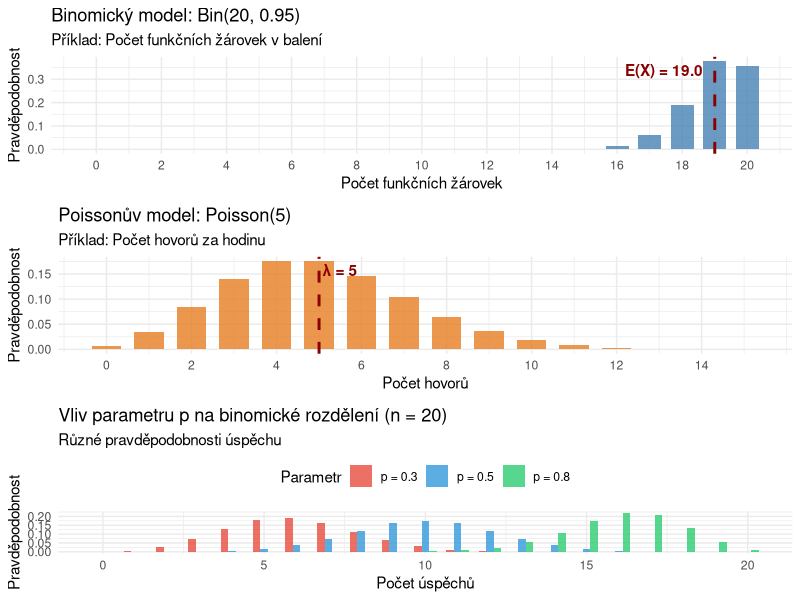
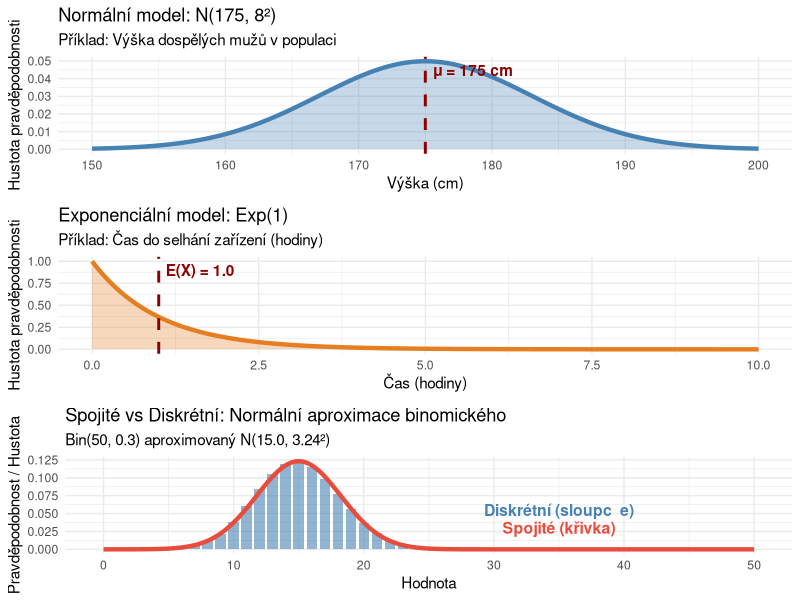

Write the R code that produced these figures, in order.
## ---- chunk 1
#| label: fig-discrete-models
#| fig-cap: "Příklady diskrétních pravděpodobnostních modelů"
#| warning: false
#| fig-height: 8

library(ggplot2)
library(gridExtra)

# Binomický model - příklad s žárovkami
n <- 20  # počet žárovek v balení
p <- 0.95  # pravděpodobnost funkční žárovky
x_binom <- 0:n
prob_binom <- dbinom(x_binom, size = n, prob = p)

data_binom <- data.frame(
  x = x_binom,
  probability = prob_binom
)

p1 <- ggplot(data_binom, aes(x = x, y = probability)) +
  geom_col(fill = "steelblue", alpha = 0.8, width = 0.7) +
  geom_vline(xintercept = n * p, linetype = "dashed",
             color = "darkred", size = 1) +
  annotate("text", x = n * p - 3, y = max(prob_binom) * 0.9,
           label = sprintf("E(X) = %.1f", n * p),
           fontface = "bold", color = "darkred", hjust = -0.1) +
  labs(
    title = "Binomický model: Bin(20, 0.95)",
    subtitle = "Příklad: Počet funkčních žárovek v balení",
    x = "Počet funkčních žárovek",
    y = "Pravděpodobnost"
  ) +
  scale_x_continuous(breaks = seq(0, 20, 2)) +
  theme_minimal()

# Poissonův model - příklad s hovory
lambda <- 5  # průměrný počet hovorů za hodinu
x_poisson <- 0:15
prob_poisson <- dpois(x_poisson, lambda = lambda)

data_poisson <- data.frame(
  x = x_poisson,
  probability = prob_poisson
)

p2 <- ggplot(data_poisson, aes(x = x, y = probability)) +
  geom_col(fill = "#E67E22", alpha = 0.8, width = 0.7) +
  geom_vline(xintercept = lambda, linetype = "dashed",
             color = "darkred", size = 1) +
  annotate("text", x = lambda, y = max(prob_poisson) * 0.9,
           label = sprintf("λ = %d", lambda),
           fontface = "bold", color = "darkred", hjust = -0.1) +
  labs(
    title = "Poissonův model: Poisson(5)",
    subtitle = "Příklad: Počet hovorů za hodinu",
    x = "Počet hovorů",
    y = "Pravděpodobnost"
  ) +
  scale_x_continuous(breaks = seq(0, 15, 2)) +
  theme_minimal()

# Porovnání různých parametrů binomického rozdělení
data_binom_comp <- data.frame(
  x = rep(0:20, 3),
  probability = c(dbinom(0:20, 20, 0.3),
                  dbinom(0:20, 20, 0.5),
                  dbinom(0:20, 20, 0.8)),
  parameter = rep(c("p = 0.3", "p = 0.5", "p = 0.8"), each = 21)
)

p3 <- ggplot(data_binom_comp, aes(x = x, y = probability, fill = parameter)) +
  geom_col(position = "dodge", alpha = 0.8, width = 0.7) +
  labs(
    title = "Vliv parametru p na binomické rozdělení (n = 20)",
    subtitle = "Různé pravděpodobnosti úspěchu",
    x = "Počet úspěchů",
    y = "Pravděpodobnost",
    fill = "Parametr"
  ) +
  scale_fill_manual(values = c("#E74C3C", "#3498DB", "#2ECC71")) +
  theme_minimal() +
  theme(legend.position = "top")

gridExtra::grid.arrange(p1, p2, p3, ncol = 1)
## ---- chunk 2
#| label: fig-continuous-models
#| fig-cap: "Příklady spojitých pravděpodobnostních modelů"
#| warning: false
#| fig-height: 8

library(ggplot2)
library(gridExtra)

# Normální rozdělení - příklad s výškou lidí
x_norm <- seq(150, 200, length.out = 500)
mu <- 175  # průměrná výška v cm
sigma <- 8  # směrodatná odchylka

data_norm <- data.frame(
  x = x_norm,
  density = dnorm(x_norm, mean = mu, sd = sigma)
)

p1 <- ggplot(data_norm, aes(x = x, y = density)) +
  geom_line(color = "steelblue", size = 1.5) +
  geom_area(fill = "steelblue", alpha = 0.3) +
  geom_vline(xintercept = mu, linetype = "dashed",
             color = "darkred", size = 1) +
  annotate("text", x = mu, y = max(data_norm$density) * 0.9,
           label = sprintf("μ = %d cm", mu),
           fontface = "bold", color = "darkred", hjust = -0.1) +
  labs(
    title = "Normální model: N(175, 8²)",
    subtitle = "Příklad: Výška dospělých mužů v populaci",
    x = "Výška (cm)",
    y = "Hustota pravděpodobnosti"
  ) +
  theme_minimal()

# Exponenciální rozdělení - příklad s čekací dobou
x_exp <- seq(0, 10, length.out = 500)
lambda_exp <- 1  # průměrná doba mezi událostmi = 1/lambda

data_exp <- data.frame(
  x = x_exp,
  density = dexp(x_exp, rate = lambda_exp)
)

p2 <- ggplot(data_exp, aes(x = x, y = density)) +
  geom_line(color = "#E67E22", size = 1.5) +
  geom_area(fill = "#E67E22", alpha = 0.3) +
  geom_vline(xintercept = 1/lambda_exp, linetype = "dashed",
             color = "darkred", size = 1) +
  annotate("text", x = 1/lambda_exp, y = max(data_exp$density) * 0.9,
           label = sprintf("E(X) = %.1f", 1/lambda_exp),
           fontface = "bold", color = "darkred", hjust = -0.1) +
  labs(
    title = "Exponenciální model: Exp(1)",
    subtitle = "Příklad: Čas do selhání zařízení (hodiny)",
    x = "Čas (hodiny)",
    y = "Hustota pravděpodobnosti"
  ) +
  theme_minimal()

# Porovnání spojitých a diskrétních modelů
# Normální vs Binomická aproximace
n_approx <- 50
p_approx <- 0.3
x_disc <- 0:n_approx
x_cont <- seq(0, n_approx, length.out = 500)

data_disc <- data.frame(
  x = x_disc,
  prob = dbinom(x_disc, n_approx, p_approx)
)

data_cont <- data.frame(
  x = x_cont,
  prob = dnorm(x_cont, mean = n_approx * p_approx,
               sd = sqrt(n_approx * p_approx * (1 - p_approx)))
)

p3 <- ggplot() +
  geom_col(data = data_disc, aes(x = x, y = prob),
           fill = "steelblue", alpha = 0.6, width = 0.8) +
  geom_line(data = data_cont, aes(x = x, y = prob),
            color = "#E74C3C", size = 1.5) +
  labs(
    title = "Spojité vs Diskrétní: Normální aproximace binomického",
    subtitle = sprintf("Bin(%d, %.1f) aproximovaný N(%.1f, %.2f²)",
                       n_approx, p_approx, n_approx * p_approx,
                       sqrt(n_approx * p_approx * (1 - p_approx))),
    x = "Hodnota",
    y = "Pravděpodobnost / Hustota"
  ) +
  annotate("text", x = 35, y = 0.055,
           label = "Diskrétní (sloupc  e)",
           color = "steelblue", fontface = "bold", size = 4) +
  annotate("text", x = 35, y = 0.03,
           label = "Spojité (křivka)",
           color = "#E74C3C", fontface = "bold", size = 4) +
  theme_minimal()

gridExtra::grid.arrange(p1, p2, p3, ncol = 1)
